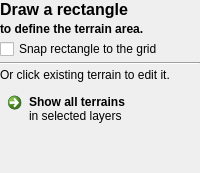
           <widget class="QWidget" name="pgTerrainOptionsNotSelected">
            <layout class="QVBoxLayout" name="verticalLayout_15">
             <property name="spacing">
              <number>3</number>
             </property>
             <property name="margin">
              <number>0</number>
             </property>
             <item>
              <widget class="QLabel" name="label_10">
               <property name="font">
                <font>
                 <pointsize>12</pointsize>
                 <weight>75</weight>
                 <bold>true</bold>
                </font>
               </property>
               <property name="text">
                <string>Draw a rectangle</string>
               </property>
              </widget>
             </item>
             <item>
              <widget class="QLabel" name="label_11">
               <property name="font">
                <font>
                 <weight>75</weight>
                 <italic>false</italic>
                 <bold>true</bold>
                </font>
               </property>
               <property name="text">
                <string>to define the terrain area.</string>
               </property>
              </widget>
             </item>
             <item>
              <widget class="QCheckBox" name="checkBox_2">
               <property name="text">
                <string>Snap rectangle to the grid</string>
               </property>
              </widget>
             </item>
             <item>
              <widget class="Line" name="line_9">
               <property name="orientation">
                <enum>Qt::Horizontal</enum>
               </property>
              </widget>
             </item>
             <item>
              <widget class="QLabel" name="label_12">
               <property name="text">
                <string>Or click existing terrain to edit it.</string>
               </property>
              </widget>
             </item>
             <item>
              <widget class="QCommandLinkButton" name="commandLinkButton">
               <property name="text">
                <string>Show all terrains</string>
               </property>
               <property name="description">
                <string>in selected layers</string>
               </property>
              </widget>
             </item>
             <item>
              <spacer name="verticalSpacer_5">
               <property name="orientation">
                <enum>Qt::Vertical</enum>
               </property>
               <property name="sizeHint" stdset="0">
                <size>
                 <width>20</width>
                 <height>40</height>
                </size>
               </property>
              </spacer>
             </item>
            </layout>
           </widget>
